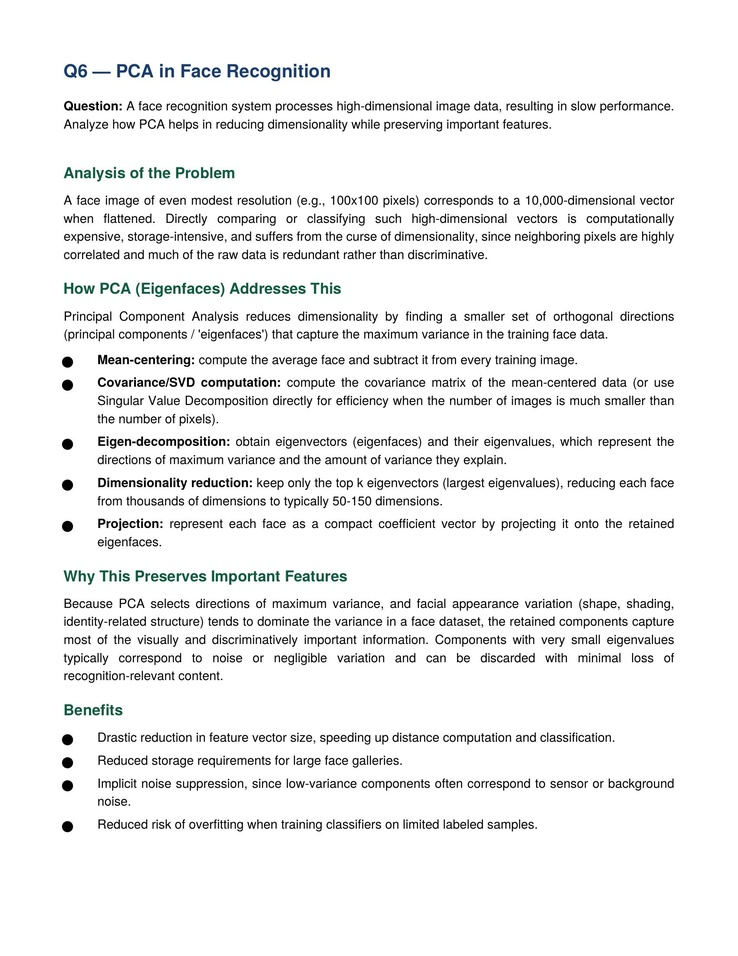
#> input picture CO3/AT2/Q06/Q6.jpg, 738 x 956 px, shrunk from 1700 x 2200 before the run
$ python code.py
#> lines starting #> are read from the running program, lines starting #| are printed output that depends on the picture
import cv2
from tkinter import Tk, filedialog

# Select image
root = Tk()
root.withdraw()

file_path = filedialog.askopenfilename(
    title="Select an Image",
    filetypes=[
        ("Image Files", "*.jpg *.jpeg *.png *.bmp")
    ]
)
#> the answer given: ../../CO3/AT2/Q06/Q6.jpg

# Read image
img = cv2.imread(file_path)
#> img is the input picture: shape (956, 738, 3); mean B, G, R 240.1, 240.1, 239.7

if img is None:
    print("Image could not be loaded.")
    exit()

# Rotate clockwise
rotated_img = cv2.rotate(img, cv2.ROTATE_90_CLOCKWISE)
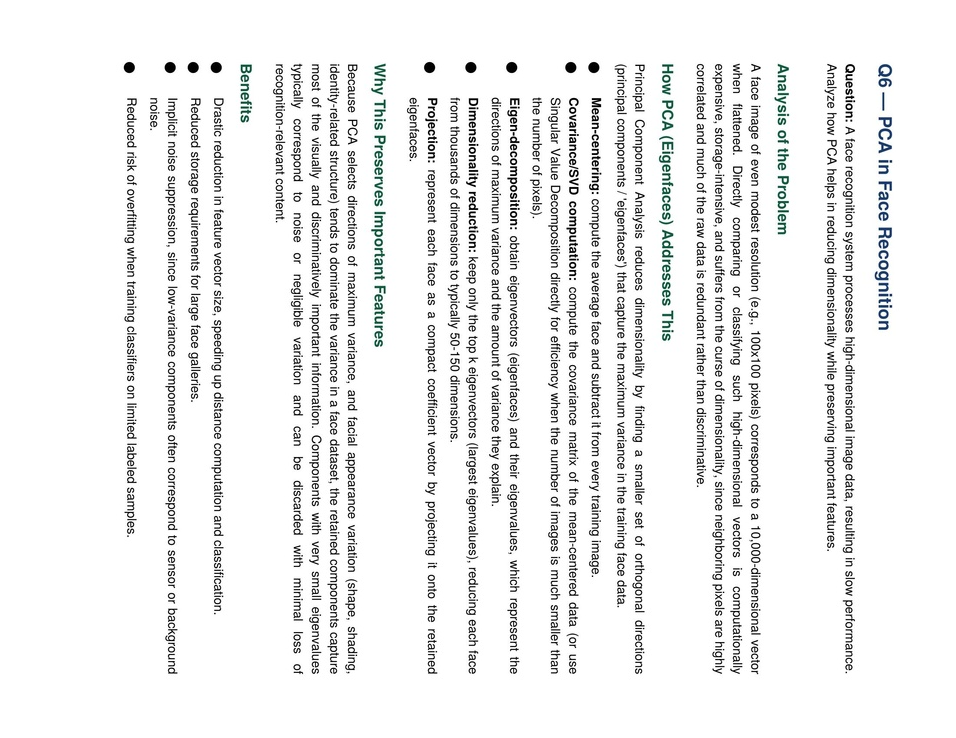
#> rotated_img: shape (738, 956, 3); mean B, G, R 240.1, 240.1, 239.7

# Save rotated image
cv2.imwrite("rotated_image.jpg", rotated_img)

# Display original image
cv2.imshow("Original Image", img)

# Display rotated image
cv2.imshow("Rotated Image", rotated_img)

print("Image rotated successfully!")
print("Press any key to close the windows.")

# Keep both windows open
cv2.waitKey(0)
cv2.destroyAllWindows()
